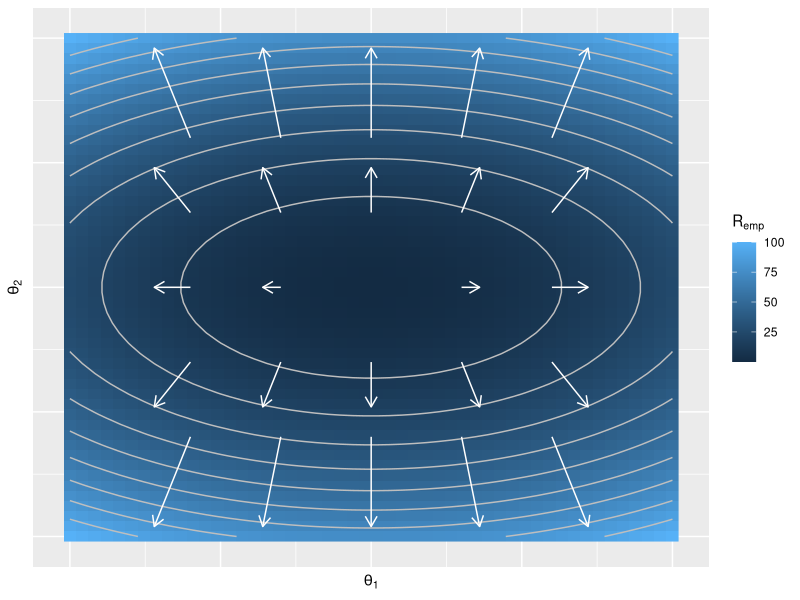

Write the R code that produced this figure.
library(grid) 
library(ggplot2)

f <- function(x) (x[1]^2 + 3*x[2]^2)
d_f <- function(x) c(2*x[1], 6*x[2])

d = 50

theta_1 <- seq(-5, 5, length.out = d)
theta_2 <- seq(-5, 5, length.out = d)
thetas <- as.data.frame(expand.grid(x = theta_1, y = theta_2))

thetas$R <- apply(thetas, 1,function(theta) f(theta))

d <- 5
theta_1 <- seq(-3, 3, length.out = d)
theta_2 <- seq(-3, 3, length.out = d)
thetas_a <- as.data.frame(expand.grid(x = theta_1, y = theta_2))

thetas_a <- thetas_a[!(thetas_a[,1] == 0 & thetas_a[,2] == 0),]

res_df <- cbind(thetas_a ,thetas_a + 0.1*as.data.frame(t(apply(thetas_a, 1, d_f))))
colnames(res_df) = c("x", "y", "xend", "yend")

p <- ggplot() +
         geom_raster(data=thetas, aes(x=x,y=y, fill=R)) +
         geom_contour(data=thetas, aes(x=x,y=y, z=R), colour="grey") +
         geom_segment(data=res_df, aes(x=x, y=y,xend=xend, yend=yend), 
                      arrow = arrow(length = unit(0.3,"cm")), colour="white") +
         xlab(expression(theta[1])) +
         ylab(expression(theta[2])) +
         labs(fill=expression(R[emp])) +
         theme(axis.ticks = element_blank(),
               axis.text = element_blank()) 
  
ggsave(filename = "../figure/grad.pdf", plot = p, width = 8, height = 8, units = "cm")
